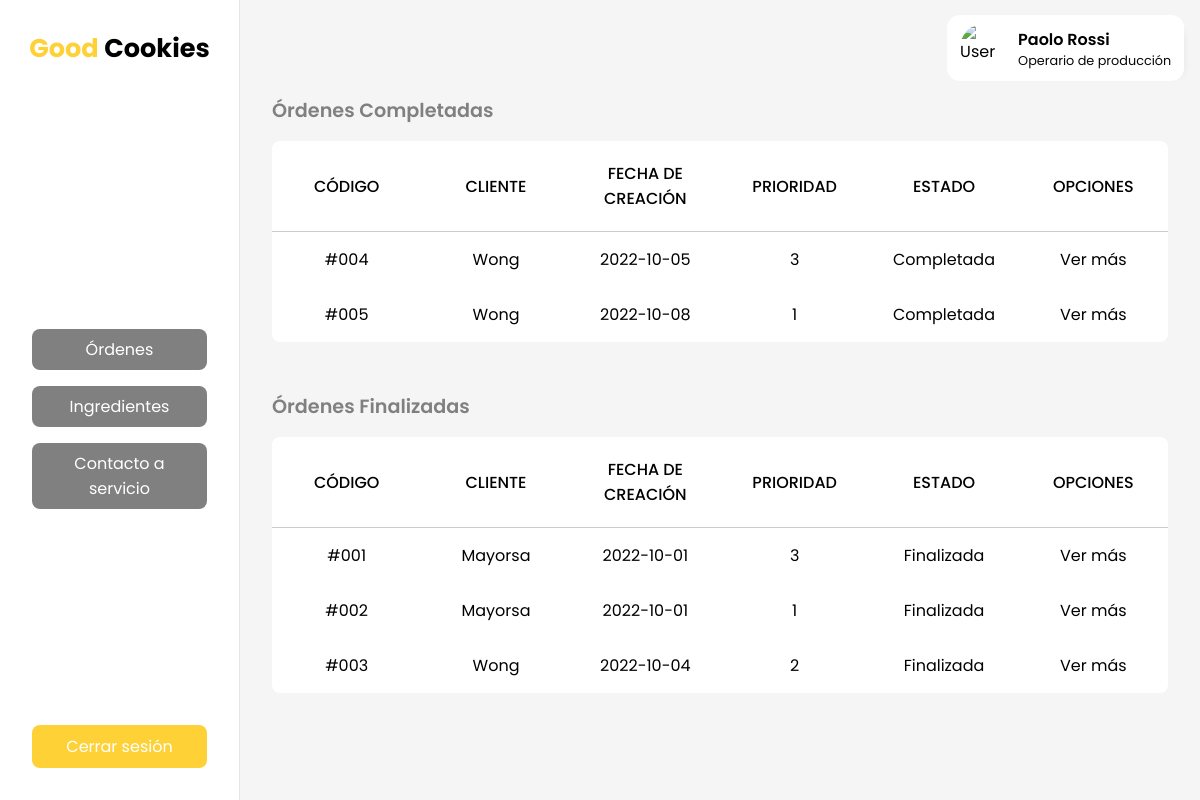
/inicio-despacho.php (signed in), run on the app's committed database.
### tables this page shows
CREATE TABLE `menuxrol` (
  `cod` int(11) NOT NULL,
  `rol` varchar(50) NOT NULL,
  `menu` varchar(50) NOT NULL,
  `href` varchar(50) NOT NULL
);

CREATE TABLE `orden` (
  `cod` int(11) NOT NULL,
  `codProducto` int(11) NOT NULL,
  `cantidad` int(11) NOT NULL,
  `prioridad` int(11) NOT NULL,
  `estado` varchar(20) NOT NULL,
  `fechaCreacion` date NOT NULL DEFAULT current_timestamp(),
  `cliente` varchar(20) NOT NULL
);

### inicio-despacho.php (called while the page is built, shortened)
<?php
  include('layouts/dashboard.php');
?>

### views/_inicio_despacho.php (the view, shortened to what this page needs)
<h2>Órdenes Completadas</h2>
<table>
    <thead>
        <tr>
            <th>Código</th>
            <th>Cliente</th>
            <th>Fecha de creación</th>
            <th>Prioridad</th>
            <th>Estado</th>
            <th>Opciones</th>
        </tr>
    </thead>
    <tbody>
        <?php
            $enlace = mysqli_connect("localhost","root","","GoodCookies");
            $sentencia_ordenes = "select cod, cliente, fechaCreacion, prioridad, estado from orden where estado = 'Completada';";
            $resultado_ordenes = mysqli_query($enlace, $sentencia_ordenes);
            while ($row_orden = $resultado_ordenes->fetch_row()) {
                echo "<tr>";
                    echo "<td>#00".$row_orden[0]."</td>";
                    echo "<td>".$row_orden[1]."</td>";
                    echo "<td>".$row_orden[2]."</td>";
                    echo "<td>".$row_orden[3]."</td>";
                    echo "<td>".$row_orden[4]."</td>";
                    echo "<td><a href='orden.php?cod=".$row_orden[0]."'>Ver más</a></td>";
                echo "</tr>";
            }
        ?>
    </tbody>
</table>
<br />
<br />
<h2>Órdenes Finalizadas</h2>
<table>
    <thead>
        <tr>
            <th>Código</th>
            <th>Cliente</th>
            <th>Fecha de creación</th>
            <th>Prioridad</th>
            <th>Estado</th>
            <th>Opciones</th>
        </tr>
    </thead>
    <tbody>
        <?php
            $enlace = mysqli_connect("localhost","root","","GoodCookies");
            $sentencia_ordenes = "select cod, cliente, fechaCreacion, prioridad, estado from orden where estado = 'Finalizada';";
            $resultado_ordenes = mysqli_query($enlace, $sentencia_ordenes);
            while ($row_orden = $resultado_ordenes->fetch_row()) {
                echo "<tr>";
                    echo "<td>#00".$row_orden[0]."</td>";
                    echo "<td>".$row_orden[1]."</td>";
                    echo "<td>".$row_orden[2]."</td>";
                    echo "<td>".$row_orden[3]."</td>";
                    echo "<td>".$row_orden[4]."</td>";
                    echo "<td><a href='orden.php?cod=".$row_orden[0]."'>Ver más</a></td>";
                echo "</tr>";
            }
        ?>
    </tbody>
</table>

### layouts/dashboard.php (shortened to what this page needs)
<?php
    $rol = $_SESSION["rol"];
    $enlace = mysqli_connect("localhost","root","","GoodCookies");
    $sentencia = "select * from menuxrol where rol='$rol';";
    $resultado_menu = mysqli_query($enlace, $sentencia);
?>
<!DOCTYPE html>
<html>
  <head>
    <link rel="stylesheet" href="styles/main.css" />
    <link rel="stylesheet" href="styles/dashboard.css" />
  </head>
  <body>
    <section id="dashboard">
      <nav>
        <h1>
          <a href="index.html">
            <span>Good</span> Cookies
          </a>
        </h1>
        <menu>
          <ul>
            <?php
            $currentMenu = explode(".php", explode("/", $_SERVER['REQUEST_URI'])[1])[0];
            while ($row_menu = $resultado_menu->fetch_row()) {
                if ($row_menu[3] == $currentMenu) {
                    echo "<li class='active'><a href='$row_menu[3].php'>$row_menu[2]</a></li>";
                } else {
                    echo "<li><a href='$row_menu[3].php'>$row_menu[2]</a></li>";
                }
            }
            ?>
          </ul>
          <div class="menu-buttons">
            <a href="functions/logout.php" class="logout">Cerrar sesión</a>
          </div>
        </menu>
      </nav>
      <div class="dashboard_right">
        <header>
          <a href="perfil.php">
            <div class="user_profile_card">
              <img
                src="https://res.cloudinary.com/paolorossi/image/upload/v1652998240/spotiparty/user_placeholder_zpoic6.png"
                alt="User Image"
                width="50"
                height="50"
              />
              <div>
                <?php
                    echo "<p>".$_SESSION["displayName"]."</p>";
                    echo "<span>".$_SESSION["rol"]."</span>";
                ?>
              </div>
            </div>
          </a>
        </header>
        <main><?php include($childView); ?></main>
      </div>
    </section>
  </body>
</html>

### styles/main.css (style rules this page uses)
:root { --primary: #fed136; --secondary: #ce793c; }
* { margin: 0; padding: 0; box-sizing: border-box; font-family: 'Poppins', sans-serif; }
a { color: #000; text-decoration: none; }
ul { list-style: none; }
table { width: 100%; table-layout: fixed; border-radius: 0.5rem; border-collapse: collapse; background-color: white; }
th { padding: 20px 15px; text-align: center; font-weight: 500; text-transform: uppercase; border-bottom: solid 1px #ccc; }
td { padding: 15px; text-align: center; vertical-align: middle; }

### styles/dashboard.css (style rules this page uses)
#dashboard { display: flex; flex-direction: row; height: 100vh; }
#dashboard nav { display: flex; flex-direction: column; width: 20%; min-width: 240px; max-width: 320px; background-color: white; border-right: rgba(0, 0, 0, 0.1) 1px solid; }
#dashboard menu { flex: 1; gap: 1rem; padding: 2rem; display: flex; flex-direction: column; }
#dashboard menu ul { flex: 1; display: flex; flex-direction: column; justify-content: center; gap: 1rem; }
#dashboard menu li { display: flex; cursor: pointer; text-align: center; border-radius: 0.5rem; background-color: gray; }
#dashboard menu li a { width: 100%; color: white; padding: 0.5rem 1rem; }
#dashboard header { height: 6rem; background-color: whitesmoke; display: flex; justify-content: end; align-items: center; padding: 0 1rem; }
#dashboard main { flex: 1; display: flex; flex-direction: column; padding: 0 2rem; background-color: whitesmoke; }
#dashboard h1 { text-align: center; font-size: 1.6rem; font-weight: 700; height: 6rem; display: flex; align-items: center; justify-content: center; }
#dashboard h1 span { color: var(--primary); }
#dashboard main h2 { font-size: 1.2rem; font-weight: 600; margin-bottom: 1rem; color: gray; }
.dashboard_right { flex: 1; display: flex; flex-direction: column; }
.menu-buttons { display: flex; flex-direction: column; gap: 1rem; }
.logout { padding: 0.5rem 1rem; border-radius: 0.5rem; border: 1px solid transparent; background-color: var(--primary); color: white; text-align: center; }
.user_profile_card { display: flex; align-items: center; justify-content: center; padding: 0.5rem 0.8rem; border-radius: 0.8rem; background-color: white; box-shadow: 10px 5px 10px -12px rgba(0, 0, 0, 0.1); }
.user_profile_card div { display: flex; flex-direction: column; }
.user_profile_card img { border-radius: 50%; margin-right: 0.5rem; }
.user_profile_card p { font-weight: 600; }
.user_profile_card span { color: #080808; font-size: 0.8rem; }

### data on the page
menuxrol: menu "Órdenes"
menuxrol: menu "Ingredientes"
menuxrol: menu "Contacto a servicio"
orden: cod "4", cliente "Wong", fechaCreacion "2022-10-05", prioridad "3", estado "Completada"
orden: cod "5", cliente "Wong", fechaCreacion "2022-10-08", prioridad "1", estado "Completada"
orden: cod "1", cliente "Mayorsa", fechaCreacion "2022-10-01", prioridad "3", estado "Finalizada"
orden: cod "2", cliente "Mayorsa", fechaCreacion "2022-10-01", prioridad "1", estado "Finalizada"
orden: cod "3", cliente "Wong", fechaCreacion "2022-10-04", prioridad "2", estado "Finalizada"

### other printed values
$_SESSION["displayName"] "Paolo Rossi"
$_SESSION["rol"] "Operario de producción"
